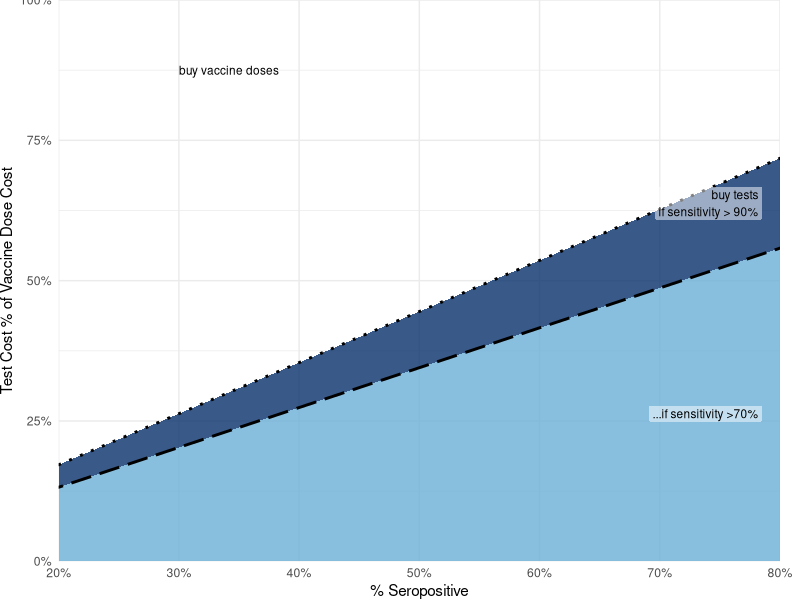
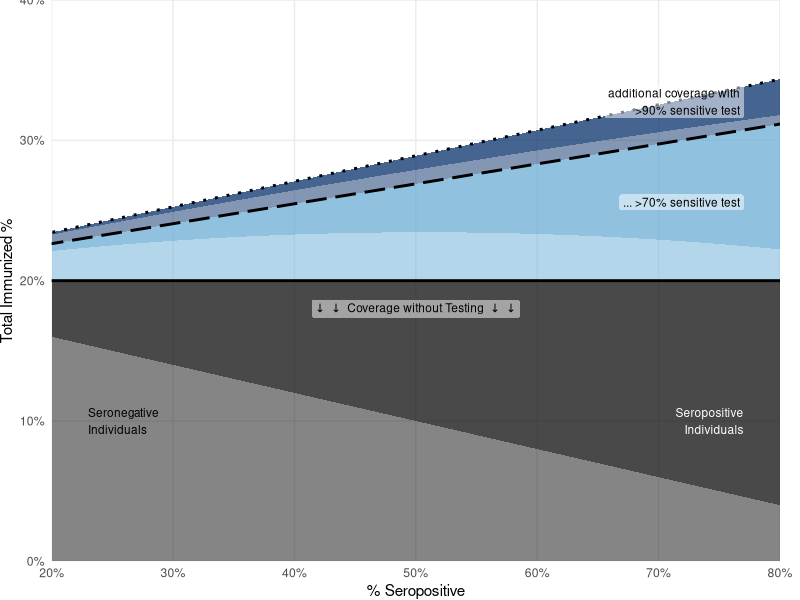

Source code (R) for these figures, in order: (Note: this script raises an error after producing the figures.)

suppressPackageStartupMessages({
  require(data.table)
  require(ggplot2)
  require(patchwork)
})

.args <- if (interactive()) c(
  "main.png"
) else commandArgs(trailingOnly = TRUE)

PPDmul <- function(TNR, TPR, seropos) TNR + seropos*(1+TPR-TNR)

ref <- data.table(seropos = seq(0,1,by=0.01))

covaxcoverage <- .2

refspec <- .99

ref[, notest_sp := covaxcoverage*seropos ]
ref[, notest_sn := covaxcoverage*(1-seropos) ]
ref[, test70_sp := notest_sp*(PPDmul(refspec, .7, seropos) - 1) ]
ref[, test70_sn := notest_sn*(PPDmul(refspec, .7, seropos) - 1) ]
ref[, test90_sp := notest_sp*(PPDmul(refspec, .9, seropos)-1) - test70_sp ]
ref[, test90_sn := notest_sn*(PPDmul(refspec, .9, seropos)-1) - test70_sn ]

ref.mlt <- melt.data.table(
  ref,
  id.vars = "seropos"
)[, c("scenario", "serostatus") := tstrsplit(variable, "_")]

ref.mlt[,
  ord := 2*c("notest"=2,"test70"=1,"test90"=0)[scenario]+c(sp=0, sn=1)[serostatus]
]

ref[, costlim70 := PPDmul(refspec, .7, seropos) - 1 ]
ref[, costlim90 := PPDmul(refspec, .9, seropos) - 1 ]

lblsize <- 3
lnsize <- 1

alpha_scale <- scale_alpha_manual(
  "Test Performance",
  labels = c(
    "notest"="(No Test)",
    "test70"="70% Sensitivity",
    "test90"="90% Sensitivity"
  ),
  values = c("notest"=.75, "test70"=.5, "test90"=.25)
) 

p.coverage <- ggplot(ref.mlt) +
  aes(seropos, value, group = ord, alpha = serostatus, fill = scenario) +
  geom_area() +
  coord_cartesian(xlim = c(0.2, 0.8), ylim = c(0, 0.4), expand = FALSE) +
  scale_alpha_manual(
    values = c("sn"=.5, "sp"=.75),
    guide = "none"
  ) +
  scale_fill_manual(
    values = c(notest="grey5", test70=blues9[5], test90=blues9[9]),
    guide = "none"
  ) +
  geom_line(aes(seropos, y=covaxcoverage, linetype = "notest"), ref, inherit.aes = FALSE, show.legend = F, size = lnsize) +
  geom_line(aes(seropos, y=(costlim70+1)*covaxcoverage, linetype = "test70"), ref, inherit.aes = FALSE, show.legend = F, size = lnsize) +
  geom_line(aes(seropos, y=(costlim90+1)*covaxcoverage, linetype = "test90"), ref, inherit.aes = FALSE, show.legend = F, size = lnsize) +
  annotate(
    "label",
    x=0.5, y= covaxcoverage * .90,
    label = expression(symbol('\257')*"  "*symbol('\257')*'  Coverage without Testing  '*symbol('\257')*"  "*symbol('\257')),
    label.size = 0, fill = alpha(c("white"), 0.5),
    size = lblsize
  ) +
  annotate(
    "label",
    x = (0.8-0.2)*.95 + 0.2, y = (PPDmul(refspec, .7, 0.8)*covaxcoverage + covaxcoverage)/2,
    label = '... >70% sensitive test',
    hjust = "right",
    label.size = 0, fill = alpha(c("white"), 0.5),
    size = lblsize
  ) +
  annotate(
    "label",
    x = (0.8-0.2)*.95 + 0.2,
    y = (PPDmul(refspec, .9, 0.8)+PPDmul(refspec, .7, 0.8))*covaxcoverage/2,
    label = 'additional coverage with\n >90% sensitive test',
    hjust = "right",
    label.size = 0, fill = alpha(c("white"), 0.5),
    size = lblsize
  ) +
  annotate(
    "text",
    x = (0.8-0.2)*.05 + .2,
    y = covaxcoverage/2,
    label = 'Seronegative\nIndividuals',
    hjust = "left",
    color = "black",
    size = lblsize
  ) +
  annotate(
    "text",
    x = (0.8-0.2)*.95 + .2,
    y = covaxcoverage/2,
    label = 'Seropositive\nIndividuals',
    hjust = "right",
    color = "white",
    size = lblsize
  ) +
  scale_y_continuous("Total Immunized %", breaks = seq(0,0.5,0.1), minor_breaks = NULL, labels = function(b) sprintf("%i%%", as.integer(b*100))) +
  scale_x_continuous("% Seropositive", minor_breaks = NULL, labels = function(b) sprintf("%i%%", as.integer(b*100))) +
  scale_linetype_manual(
    values = c(notest="solid", test70="longdash", test90="dotted")
  ) +
  theme_minimal() +
  theme(
    plot.margin = margin(r = 1, unit = "line")
  )

p.cost <- ggplot(ref) +
  aes(seropos) +
  geom_blank(aes(linetype = "notest")) +
  geom_ribbon(aes(ymin=0, ymax=costlim70), fill = alpha(blues9[5], .8), show.legend = F) +
  geom_ribbon(aes(ymin=costlim70, ymax=costlim90), fill = alpha(blues9[9], .8), show.legend = F) +
  geom_line(aes(y=costlim70, linetype = "test70"), size = lnsize) +
  geom_line(aes(y=costlim90, linetype = "test90"), size = lnsize) +
  annotate(
    "label",
    x = (0.8-0.2)*.975 + .2,
    y = (PPDmul(refspec, .7, .6) - 1)/3*2,
    label = '...if sensitivity >70%',
    hjust = "right",
    label.size = 0, fill = alpha(c("white"), 0.5),
    vjust = "top",
    size = lblsize
  ) +
  annotate(
    "label",
    x = (0.8-0.2)*.975 + .2,
    y = (PPDmul(refspec, .7, .8) + PPDmul(refspec, .9, .8) - 2)/2,
    label = 'buy tests\nif sensitivity > 90%',
    hjust = "right",
    label.size = 0, fill = alpha(c("white"), 0.5),
    size = lblsize
  ) +
  annotate(
    "text",
    x = .3,
    y = .75+.125,
    label = 'buy vaccine doses',
    hjust = "left",
    size = lblsize
  ) +
  coord_cartesian(xlim = c(0.2, 0.8), ylim = c(0, 1), expand = FALSE) +
  scale_x_continuous("% Seropositive", minor_breaks = NULL, labels = function(b) sprintf("%i%%", as.integer(b*100))) +
  scale_y_continuous("Test Cost % of Vaccine Dose Cost", labels = function(b) sprintf("%i%%", as.integer(b*100))) +
  scale_linetype_manual(
    "Test Performance",
    breaks = c("notest", "test70", "test90"),
    labels = c(
      "notest"="(No Test)",
      "test70"="70% Sensitivity",
      "test90"="90% Sensitivity"
    ),
    values = c("solid", "longdash", "dotted"),
    guide = "none"
  ) +
  theme_minimal() +
  theme(
    plot.margin = margin(r = 1, unit = "line")
  )

res.p <- p.coverage / (p.coverage.total + p.cost) +
  plot_annotation(tag_levels = "A") +
  plot_layout(guides = "collect")

ggsave(tail(.args, 1), res.p, height = 7.5, width = 4, dpi = 600)
